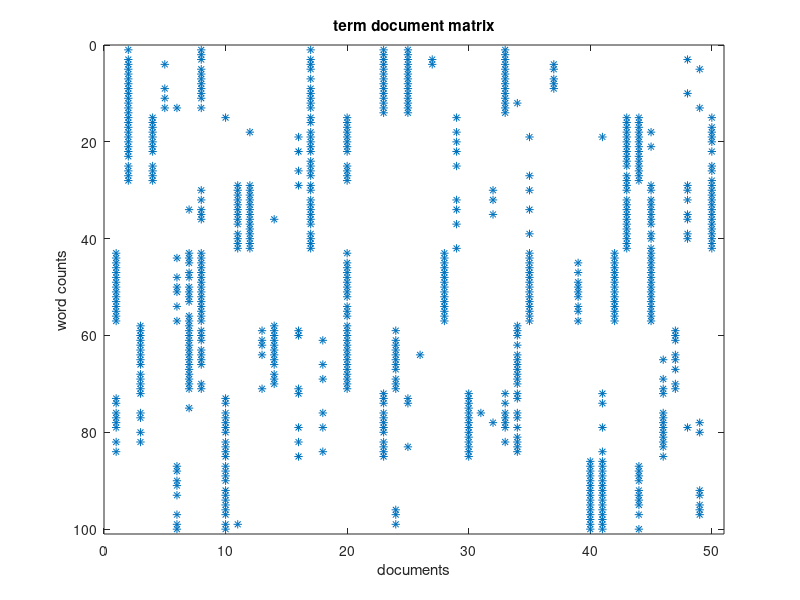

The MATLAB script that drew this image: (Note: this script raises an error after producing the figure.)
function [] = nnmf_topic_demo()
%Non-negative Matrix Factorization (NMF) for topic extraction
%min norm(A-WH,'fro'), s.t. W,H>=0 and rank(W)=rank(H)=K (num of topics)

%% synthetic dataset
rng('default');
[A] = generate_data();

figure; spy(A);
title('term document matrix'); xlabel('documents'); ylabel('word counts')

%% NMF
K = 4; %fix K
[nnmf_params,~,~]=nnmf_topic(A,K);

%% generate plots
%plot word distributions for each of the K topics
figure;
legend_str = {};
for topic=1:K
    stem(nnmf_params.beta(:,topic)); hold on; axis tight;
    title('Topic Matrix'); xlabel('words'); ylabel('\beta_{w|z}')
    legend_str{topic}=['topic ',num2str(topic)];
end
legend(legend_str,'Location','northeast');

%plot topic proportions for document matching
figure; imagesc(nnmf_params.theta); colormap(gray)
title('Topic Proportions'); xlabel('documents'); ylabel('topics');

end

function [nnmf_params,RMSE,time] = nnmf_topic(A,K)

%set zero entries to eps
zero_idx=find(A==0); A(zero_idx)=eps;

tic;
[W,H,RMSE]=nnmf(A,K);
time=toc;

%normalize
nnmf_params.beta=bsxfun(@times, W, 1./sum(W,1)); 
nnmf_params.theta=bsxfun(@times, H, 1./sum(H,1));

end

function [data] = generate_data()

N = 1e2;        %words (dictionary size)
D = 50;         %documents
K = randi(5)+2; %topics

data = zeros(N,D);
for k=1:K
    pi = dirrnd(ones(D,1)*0.05);    
    
    istart = floor(N/K*(k-1)) + 1;
    istop = floor(N/K*k);    
    
    numWords = randi(N,istop-istart+1,1);
    data(istart:istop,:) = mnrnd(numWords,pi);
end
%data = data';
data = sparse(data);
end

function pi = dirrnd(aa);
% pi = dirrnd(aa)
% draws a sample from a dirichlet with parameter vector aa

pi = randg(aa);
pi = pi/sum(pi);

end
